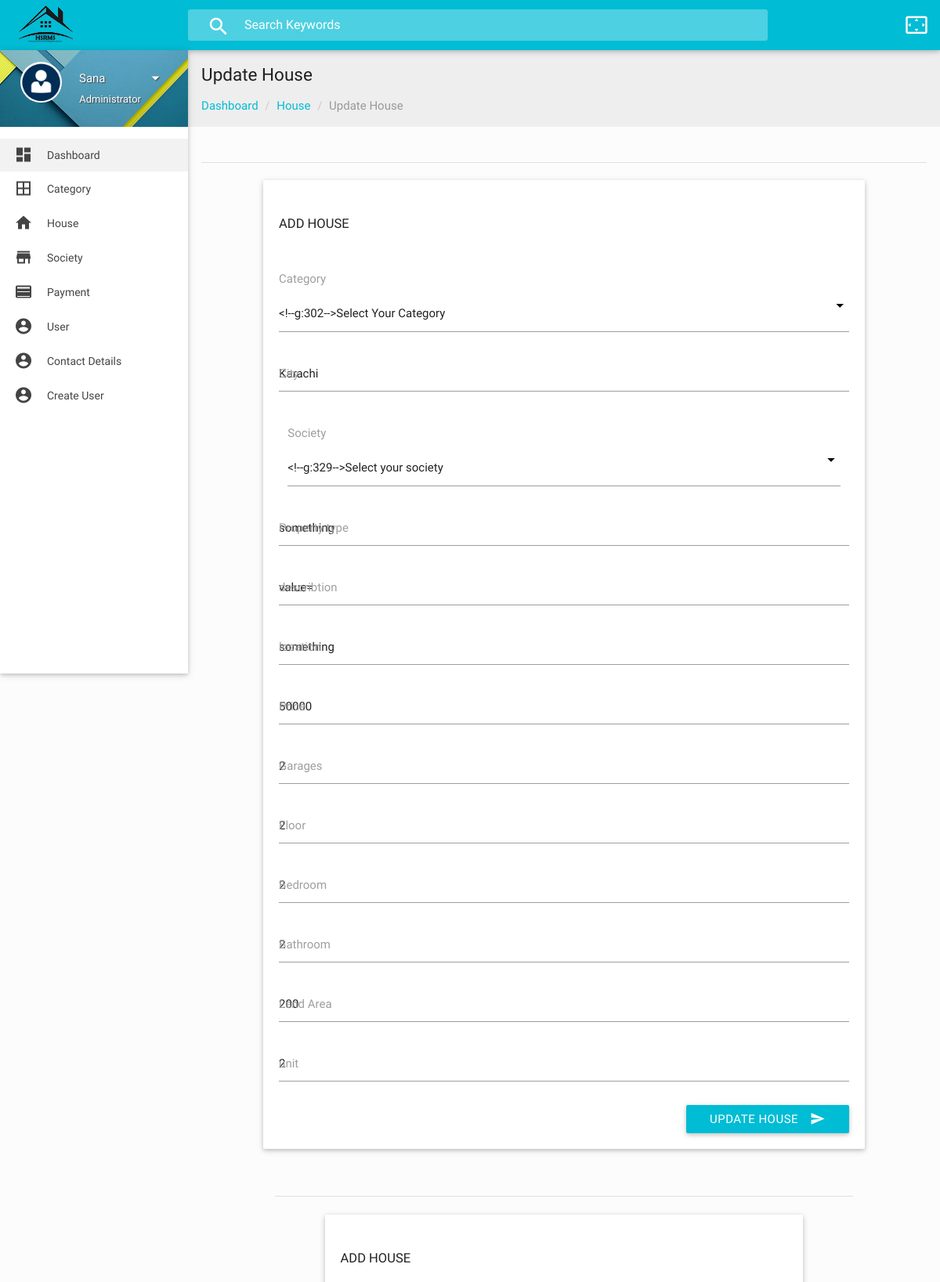
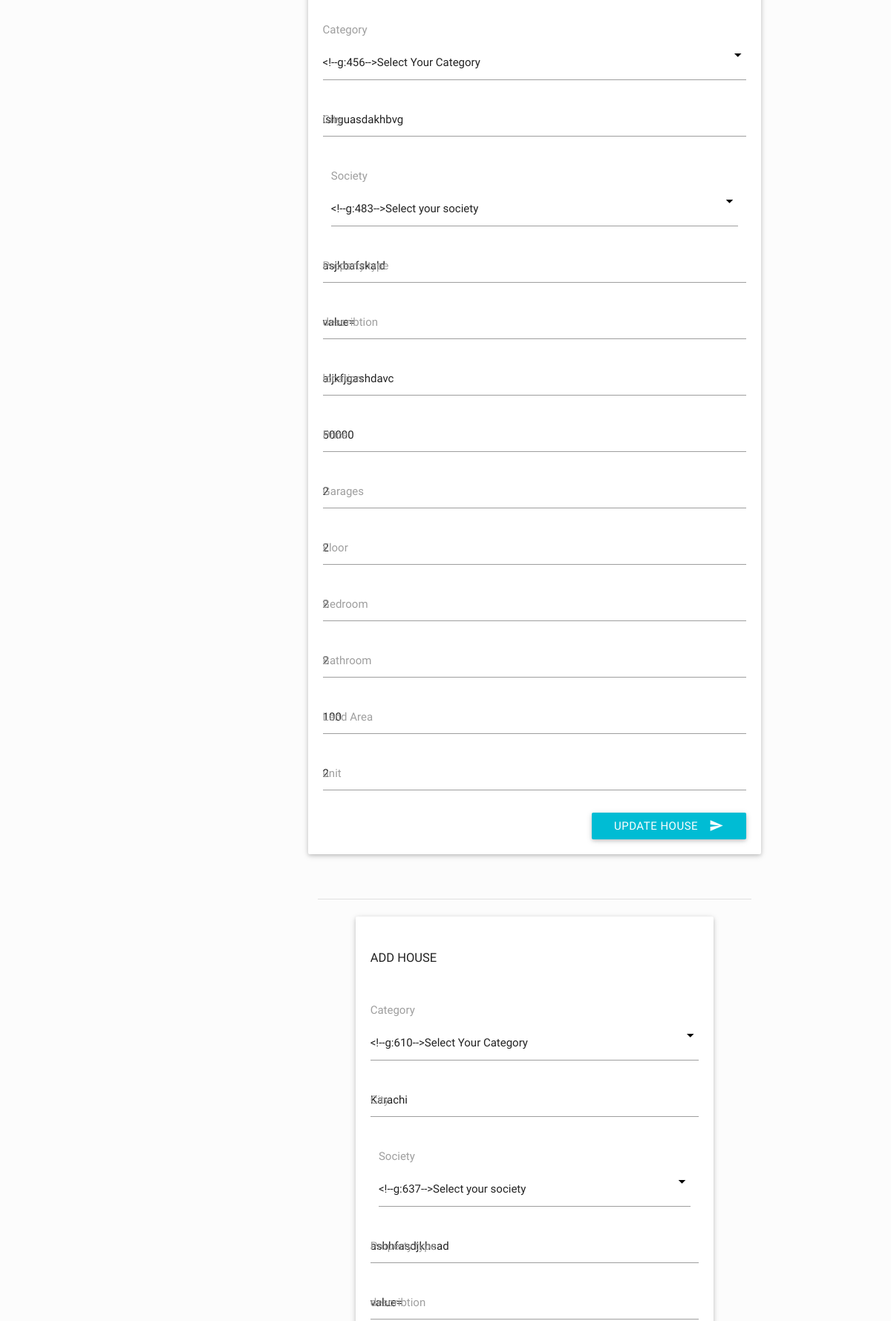
Screenshot of /layout02/layout02/edite_house_form.php?edt_h=0 (signed in, upper part) with the database file from the repository (2 pictures, top to bottom).
### tables this page shows
CREATE TABLE `house` (
  `house_id` int(11) NOT NULL,
  `cate_id` int(11) NOT NULL,
  `city` varchar(100) NOT NULL,
  `soc_id` int(11) NOT NULL,
  `property_type` varchar(100) NOT NULL,
  `describtion` varchar(100) NOT NULL,
  `location` varchar(100) NOT NULL,
  `price` varchar(100) NOT NULL,
  `garages` varchar(100) NOT NULL,
  `flor` varchar(100) NOT NULL,
  `bedroom` varchar(100) NOT NULL,
  `bathroom` varchar(100) NOT NULL,
  `land_area` varchar(100) NOT NULL,
  `unit` varchar(100) NOT NULL,
  `img_id` int(5) NOT NULL,
  `userid` int(11) DEFAULT NULL
);

### layout02/layout02/edite_house_form.php (the view, shortened to what this page needs)
<?php include "header.php"; ?>
<?php include "sidebar.php"; ?>
      <section id="content">
        <div id="breadcrumbs-wrapper" class=" grey lighten-3">
          <div class="container">
            <div class="row">
              <div class="col s12 m12 l12">
                <h5 class="breadcrumbs-title">Update House</h5>
                <ol class="breadcrumb">
                  <li><a href="index.html">Dashboard</a>
                  </li>
                  <li><a href="#">House</a>
                  </li>
                  <li class="active">Update House</li>
                </ol>
              </div>
            </div>
          </div>
        </div>
        <?php
            include "connection/connect.php";
            if(isset($_GET['edt_h'])){
                $id = $_GET['edt_h'];
              $qry3 = "SELECT * FROM house where house_id = '".$id."' ";
              $run3 = mysqli_query($conn,$qry3);
              while($rowss = mysqli_fetch_assoc($run3)){
        ?>
        <div class="container">
          <div class="section">
        <div class="divider"></div>
            <div id="basic-form" class="section">
              <div class="row" >
                <div class="col s12 m12 l10 offset-l1" >
                  <div class="card-panel">
                    <h4 class="header2">Add House</h4>
                    <div class="row">
                      <form class="col s12" action="add_house.php" method="post">
                      <div class="row">
                  <div class="input-field col s12">
                    <label>Category</label>
                    <br><br>
                  </div>
              </div>
                 <div class="row">
                          <div class="input-field col s12">
                            <input id="city" type="text" name="city" value="<?php echo $rowss['city']?>">
                            <label for="city">City</label>
                          </div>
                        </div>
                         <div class="input-field col s12">
                            <label>Society</label>
                            <br><br>
                          </div>
                        </div>
                        <div class="row">
                          <div class="input-field col s12">
                            <input id="property" type="text" name="property" value="<?php echo $rowss['property_type']?>">
                            <label for="property">Property type</label>
                          </div>
                        </div>
                        <div class="row">
                          <div class="input-field col s12">
                            <input id="property" type="text" name="descr" value="value="<?php echo $rowss['describtion']?>"">
                            <label for="property">describtion</label>
                          </div>
                        </div>
                          <div class="row">
                          <div class="input-field col s12">
                            <input id="property" type="text" name="location" value="<?php echo $rowss['location']?>">
                            <label for="property"> location </label>
                          </div>
                        </div>
                          <div class="row">
                          <div class="input-field col s12">
                            <input id="price" type="text" name="price" value="<?php echo $rowss['price']?>">
                            <label for="price">Price</label>
                          </div>
                        </div>
                          <div class="row">
                          <div class="input-field col s12">
                            <input id="price" type="text" name="garages" value="<?php echo $rowss['garages']?>">
                            <label for="price">Garages</label>
                          </div>
                        </div>
                        <div class="row">
                          <div class="input-field col s12">
                            <input id="price" type="text" name="floor" value="<?php echo $rowss['flor']?>">
                            <label for="price">Floor</label>
                          </div>
                        </div>
                        <div class="row">
                          <div class="input-field col s12">
                            <input id="price" type="text" name="bedroom" value="<?php echo $rowss['bedroom']?>">
                            <label for="price">Bedroom</label>
                          </div>
                        </div>
                        <div class="row">
                          <div class="input-field col s12">
                            <input id="price" type="text" name="bathroom" value="<?php echo $rowss['bathroom']?>">
                            <label for="price">Bathroom</label>
                          </div>
                        </div>
                            <div class="row">
                          <div class="input-field col s12">
                            <input id="land" type="text" name="land_area" value="<?php echo $rowss['land_area']?>">
                            <label for="land">Land Area</label>
                          </div>
                        </div>
                        <div class="row">
                          <div class="input-field col s12">
                            <input id="land" type="text" name="unit" value="<?php echo $rowss['unit']?>">
                            <label for="land">unit</label>
                          </div>
                        </div>
                        <div class="row">
                            <div class="input-field col s12">
                              <button class="btn cyan waves-effect waves-light right" type="submit" name="add_house">Update house
                                <i class="mdi-content-send right"></i>
                              </button>
                            </div>
                          </div>
                        </div>
                      <?php } }?>
                    </div>
                  </div>
                </div>
      		</div>
  </section>
<?php include "footer.php"; ?>

### layout02/layout02/css/style.css (style rules this page uses)
body { background-color: #fcfcfc; }
.container { padding: 0 0.5rem; margin: 0 auto; max-width: 100% !important; width: 98%; }
#content .container .row { margin-bottom: 0; }
@media only screen and (min-width: 601px) { .container { width: 98%; } }
@media only screen and (min-width: 993px) { .container { width: 98%; } }
h4.header2 { font-size: 1.1rem; font-weight: 400; text-transform: uppercase; }
.breadcrumb { padding: 0px; margin: 15px 0px; list-style: none; }
.breadcrumbs-title { font-size: 1.5rem; line-height: 1.804rem; margin: 18px 0px 0px 0px; }
.breadcrumb > li { display: inline-block; }
.breadcrumb a { color: #00bcd4; }
.breadcrumb .active { font-weight: normal; color: #999; }
.breadcrumb > li + li:before { padding: 0 5px; color: #ccc; content: "/\00a0"; }

### rows the page displays
house: city "Karachi", property "something", location "something", price "50000", garages "2", floor "2", bedroom "2", bathroom "2", land_area "200", unit "2"
house: city "ishguasdakhbvg", property "asjkbafskald", location "aljkfjgashdavc", price "50000", garages "2", floor "2", bedroom "2", bathroom "2", land_area "100", unit "2"
house: city "Karachi", property "asbhfasdjkhsad"

### other values shown
$_SESSION['user_name'] "Sana"
